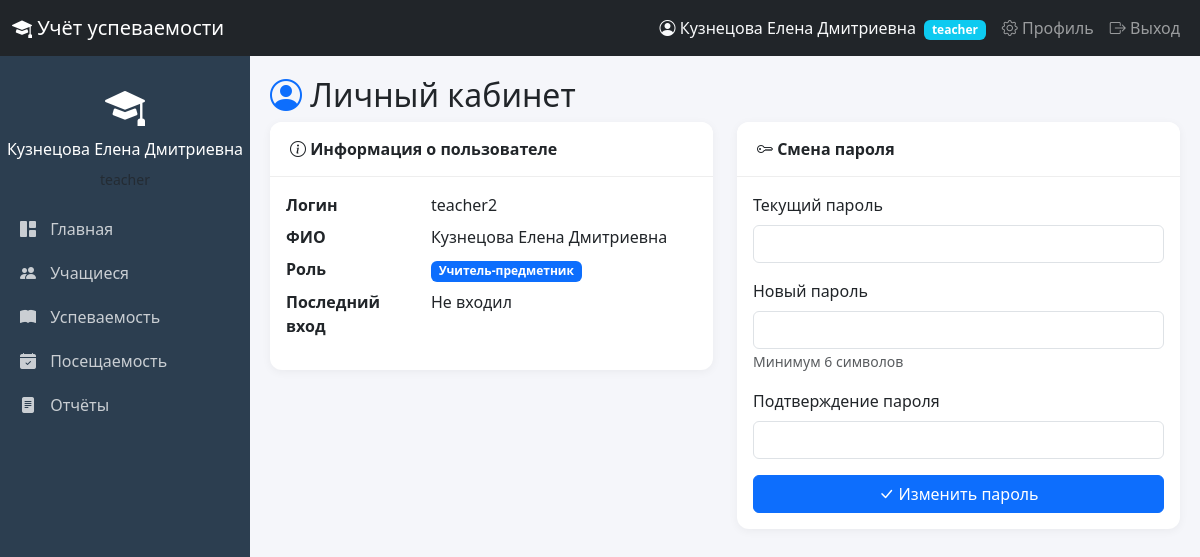
The app's page /profile (signed in) with its own data.
### tables this page shows
CREATE TABLE users (
            id INTEGER PRIMARY KEY AUTOINCREMENT,
            username TEXT UNIQUE NOT NULL,
            password_hash TEXT NOT NULL,
            full_name TEXT NOT NULL,
            role TEXT NOT NULL CHECK (role IN ('admin', 'head_teacher', 'class_teacher', 'teacher', 'parent')),
            is_active INTEGER DEFAULT 1,
            last_login TEXT,
            created_at TEXT DEFAULT CURRENT_TIMESTAMP
        );

### app.py (the view)
@app.route('/profile')
@login_required
def profile():
    conn = get_db()
    cur = conn.cursor()
    cur.execute('''
        SELECT id, username, full_name, role, last_login
        FROM users WHERE id = ?
    ''', (session['user_id'],))
    user = cur.fetchone()
    conn.close()
    return render_template('profile.html', user=user, roles=ROLES)

### app.py (called while the page is built)
def get_db():
    conn = sqlite3.connect(DATABASE)
    conn.row_factory = sqlite3.Row
    return conn

def login_required(f):
    @wraps(f)
    def decorated_function(*args, **kwargs):
        if 'user_id' not in session:
            flash('Пожалуйста, войдите в систему', 'warning')
            return redirect(url_for('login'))
        return f(*args, **kwargs)
    return decorated_function

### templates/profile.html (shortened to what this page needs)
{% extends "base.html" %}
{% block content %}
<h2><i class="bi bi-person-circle text-primary"></i> Личный кабинет</h2>
<div class="row">
    <div class="col-md-6">
        <div class="card">
            <div class="card-header">
                <i class="bi bi-info-circle"></i> Информация о пользователе
            </div>
            <div class="card-body">
                <dl class="row">
                    <dt class="col-sm-4">Логин</dt>
                    <dd class="col-sm-8">{{ user.username }}</dd>
                    <dt class="col-sm-4">ФИО</dt>
                    <dd class="col-sm-8">{{ user.full_name }}</dd>
                    <dt class="col-sm-4">Роль</dt>
                    <dd class="col-sm-8">
                        <span class="badge bg-primary">{{ roles.get(user.role, user.role) }}</span>
                    </dd>
                    <dt class="col-sm-4">Последний вход</dt>
                    <dd class="col-sm-8">{{ user.last_login if user.last_login else 'Не входил' }}</dd>
                </dl>
            </div>
        </div>
    </div>
    <div class="col-md-6">
        <div class="card">
            <div class="card-header">
                <i class="bi bi-key"></i> Смена пароля
            </div>
            <div class="card-body">
                <form method="POST" action="{{ url_for('change_password') }}">
                    <div class="mb-3">
                        <label class="form-label">Текущий пароль</label>
                        <input type="password" class="form-control" name="old_password" required>
                    </div>
                    <div class="mb-3">
                        <label class="form-label">Новый пароль</label>
                        <input type="password" class="form-control" name="new_password" required>
                        <small class="text-muted">Минимум 6 символов</small>
                    </div>
                    <div class="mb-3">
                        <label class="form-label">Подтверждение пароля</label>
                        <input type="password" class="form-control" name="confirm_password" required>
                    </div>
                    <button type="submit" class="btn btn-primary w-100">
                        <i class="bi bi-check-lg"></i> Изменить пароль
                    </button>
                </form>
            </div>
        </div>
    </div>
</div>
{% endblock %}

### templates/base.html (shortened to what this page needs)
<!DOCTYPE html>
<html lang="ru">
<head>
    <link href="https://cdn.jsdelivr.net/npm/bootstrap@5.3.0-alpha1/dist/css/bootstrap.min.css" rel="stylesheet">
    <link rel="stylesheet" href="https://cdn.jsdelivr.net/npm/bootstrap-icons@1.10.0/font/bootstrap-icons.css">
</head>
<body>
    <nav class="navbar navbar-expand-md navbar-dark bg-dark fixed-top">
        <div class="container-fluid">
            <a class="navbar-brand" href="{{ url_for('dashboard') }}">
                <i class="bi bi-mortarboard-fill"></i> Учёт успеваемости
            </a>
            <div class="collapse navbar-collapse" id="navbarNav">
                <ul class="navbar-nav ms-auto">
                    {% if session.user_id %}
                        <li class="nav-item">
                            <span class="nav-link text-light">
                                <i class="bi bi-person-circle"></i> {{ session.full_name }}
                                <span class="badge bg-info ms-1">{{ session.role }}</span>
                            </span>
                        </li>
                        <li class="nav-item">
                            <a class="nav-link" href="{{ url_for('profile') }}">
                                <i class="bi bi-gear"></i> Профиль
                            </a>
                        </li>
                        <li class="nav-item">
                            <a class="nav-link" href="{{ url_for('logout') }}">
                                <i class="bi bi-box-arrow-right"></i> Выход
                            </a>
                        </li>
                    {% endif %}
                </ul>
            </div>
        </div>
    </nav>
    {% if session.user_id %}
    <div class="sidebar">
        <div class="text-center mb-3">
            <i class="bi bi-mortarboard-fill" style="font-size: 40px;"></i>
            <h6 class="mt-1">{{ session.full_name }}</h6>
            <small class="text-muted">{{ session.role }}</small>
        </div>
        <ul class="nav flex-column">
            <li class="nav-item">
                <a class="nav-link {% if request.endpoint == 'dashboard' %}active{% endif %}" href="{{ url_for('dashboard') }}">
                    <i class="bi bi-grid-1x2-fill"></i> Главная
                </a>
            </li>
            <li class="nav-item">
                <a class="nav-link {% if request.endpoint in ['students', 'add_student', 'edit_student'] %}active{% endif %}" href="{{ url_for('students') }}">
                    <i class="bi bi-people-fill"></i> Учащиеся
                </a>
            </li>
            <li class="nav-item">
                <a class="nav-link {% if request.endpoint == 'grades' %}active{% endif %}" href="{{ url_for('grades') }}">
                    <i class="bi bi-book-fill"></i> Успеваемость
                </a>
            </li>
            <li class="nav-item">
                <a class="nav-link {% if request.endpoint == 'attendance' %}active{% endif %}" href="{{ url_for('attendance') }}">
                    <i class="bi bi-calendar-check-fill"></i> Посещаемость
                </a>
            </li>
            <li class="nav-item">
                <a class="nav-link {% if request.endpoint == 'reports' %}active{% endif %}" href="{{ url_for('reports') }}">
                    <i class="bi bi-file-text-fill"></i> Отчёты
                </a>
            </li>
        </ul>
    </div>
    {% endif %}
    <div class="main-content">
        {% block content %}{% endblock %}
    </div>
</body>
</html>

### templates/base.html (style rules this page uses)
body { padding-top: 56px; background-color: #f5f6fa; }
.sidebar { position: fixed; top: 56px; bottom: 0; left: 0; z-index: 1000; padding: 20px 0; background: #2c3e50; width: 250px; overflow-y: auto; color: white; }
.sidebar .nav-link { color: rgba(255,255,255,.75); border-radius: 0; padding: 10px 20px; }
.sidebar .nav-link i { margin-right: 10px; width: 20px; text-align: center; }
.main-content { margin-left: 250px; padding: 20px; }
.card { border: none; border-radius: 12px; box-shadow: 0 2px 10px rgba(0,0,0,.05); }
.card-header { background: white; border-bottom: 1px solid #eee; font-weight: 600; padding: 15px 20px; border-radius: 12px 12px 0 0 !important; }

### records on screen
users: full_name "Кузнецова Елена Дмитриевна", role "teacher", username "teacher2", get "Учитель-предметник"

### other values on screen
{{ user.last_login if user.last_login else 'Не входил' }} "Не входил"
